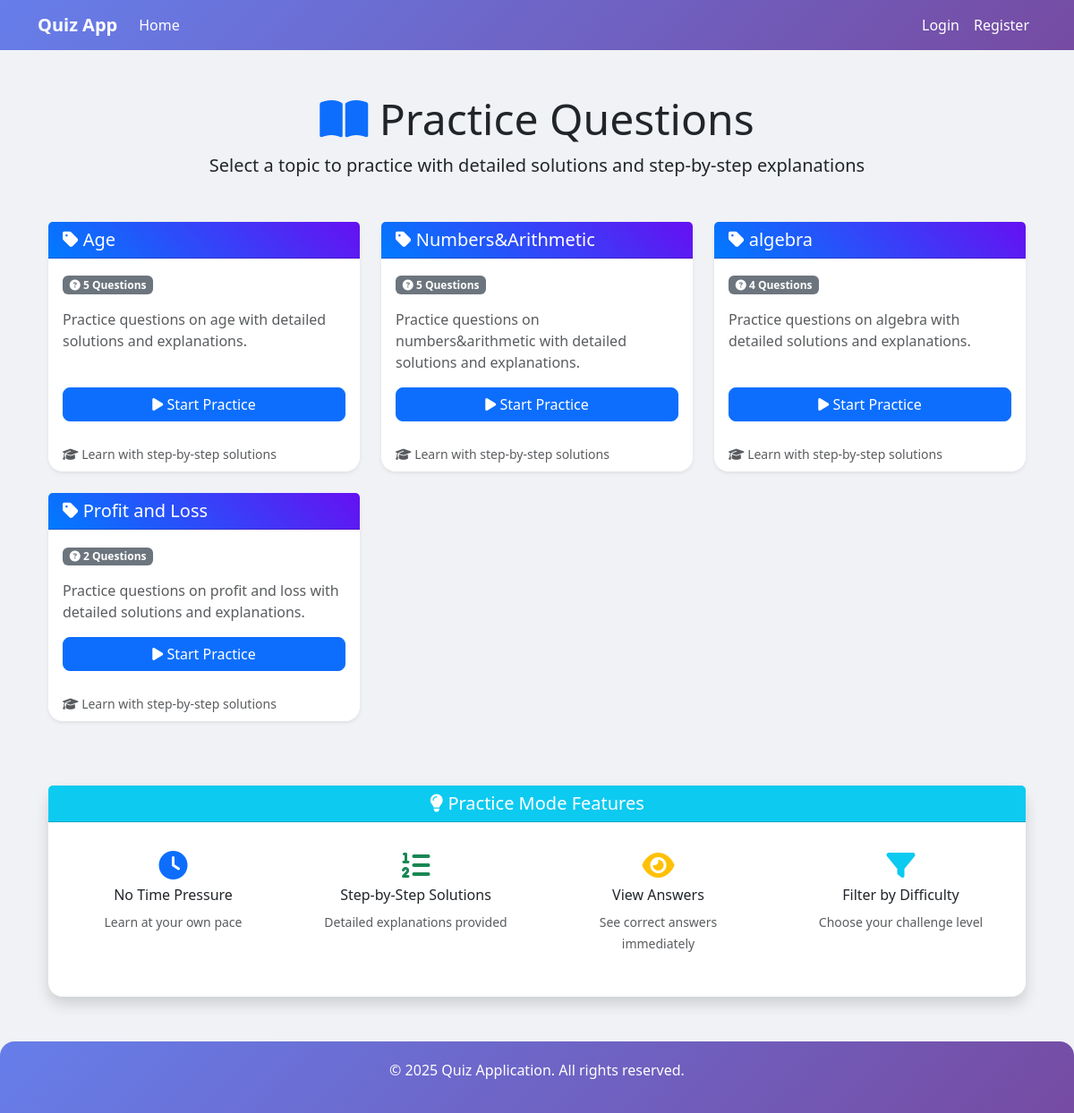
/practice/, run on the app's committed database.
### quiz/models.py (models this page shows, shortened)
class Topic(models.Model):
    name = models.CharField(max_length=100, unique=True)

### quiz/views.py (the view)
# urls.py: path("practice/", views.practice_select_topic, name="practice_select_topic"),
def practice_select_topic(request):
    topics = Topic.objects.annotate(
        question_count=Count('questions')
    ).filter(question_count__gt=0)  # Only show topics with questions
    return render(request, 'practice_select_topic.html', {'topics': topics})

### quiz/context_processors.py (called while the page is built)
def user_role(request):
    if request.user.is_authenticated:
        if request.user.is_superuser or request.user.is_staff:
            return {"user_role": "admin"}
        else:
            return {"user_role": "user"}
    return {"user_role": None}

### templates/practice_select_topic.html (shortened to what this page needs)
{% extends 'base.html' %}
{% block content %}
<div class="container mt-5">
    <div class="row">
        <div class="col-md-12">
            <div class="text-center mb-5">
                <h1 class="display-5"><i class="fas fa-book-open text-primary"></i> Practice Questions</h1>
                <p class="lead">Select a topic to practice with detailed solutions and step-by-step explanations</p>
            </div>
        </div>
    </div>
    <div class="row">
        {% if topics %}
            {% for topic in topics %}
            <div class="col-md-6 col-lg-4 mb-4">
                <div class="card h-100 shadow-sm border-0 practice-topic-card">
                    <div class="card-header bg-gradient text-white" style="background: linear-gradient(45deg, #007bff, #6610f2);">
                        <h5 class="card-title mb-0">
                            <i class="fas fa-tag"></i> {{ topic.name }}
                        </h5>
                    </div>
                    <div class="card-body d-flex flex-column">
                        <div class="mb-3">
                            <span class="badge bg-secondary">
                                <i class="fas fa-question-circle"></i>
                                {{ topic.question_count }} Question{{ topic.question_count|pluralize }}
                            </span>
                        </div>
                        <p class="card-text text-muted">
                            Practice questions on {{ topic.name|lower }} with detailed solutions and explanations.
                        </p>
                        <div class="mt-auto">
                            <a href="{% url 'practice_questions' topic.id %}" class="btn btn-primary w-100">
                                <i class="fas fa-play"></i> Start Practice
                            </a>
                        </div>
                    </div>
                    <div class="card-footer bg-transparent border-0">
                        <small class="text-muted">
                            <i class="fas fa-graduation-cap"></i> Learn with step-by-step solutions
                        </small>
                    </div>
                </div>
            </div>
            {% endfor %}
        {% endif %}
    </div>
    <div class="row mt-5">
        <div class="col-md-12">
            <div class="card shadow border-0">
                <div class="card-header bg-info text-white text-center">
                    <h5 class="mb-0"><i class="fas fa-lightbulb"></i> Practice Mode Features</h5>
                </div>
                <div class="card-body">
                    <div class="row text-center">
                        <div class="col-md-3 mb-3">
                            <div class="p-3">
                                <i class="fas fa-clock fa-2x text-primary mb-2"></i>
                                <h6>No Time Pressure</h6>
                                <small class="text-muted">Learn at your own pace</small>
                            </div>
                        </div>
                        <div class="col-md-3 mb-3">
                            <div class="p-3">
                                <i class="fas fa-list-ol fa-2x text-success mb-2"></i>
                                <h6>Step-by-Step Solutions</h6>
                                <small class="text-muted">Detailed explanations provided</small>
                            </div>
                        </div>
                        <div class="col-md-3 mb-3">
                            <div class="p-3">
                                <i class="fas fa-eye fa-2x text-warning mb-2"></i>
                                <h6>View Answers</h6>
                                <small class="text-muted">See correct answers immediately</small>
                            </div>
                        </div>
                        <div class="col-md-3 mb-3">
                            <div class="p-3">
                                <i class="fas fa-filter fa-2x text-info mb-2"></i>
                                <h6>Filter by Difficulty</h6>
                                <small class="text-muted">Choose your challenge level</small>
                            </div>
                        </div>
                    </div>
                </div>
            </div>
        </div>
    </div>
</div>
{% endblock %}

### templates/base.html (style rules this page uses)
body { background-color: #f0f2f5; font-family: 'Segoe UI', sans-serif; }
.card, .topic-card { border-radius: 16px; box-shadow: 0 4px 12px rgba(0,0,0,0.05); transition: all 0.3s ease; background-color: #fff; }
.btn { border-radius: 8px; transition: all 0.2s ease; }

### templates/practice_select_topic.html (style rules this page uses)
.practice-topic-card { transition: transform 0.2s ease-in-out, box-shadow 0.2s ease-in-out; }
.bg-gradient { background: linear-gradient(45deg, #007bff, #6610f2) !important; }

### data on the page
Topic: name "Age", question_count "5", name "age"
Topic: name "Numbers&Arithmetic", question_count "5", name "numbers&arithmetic"
Topic: name "algebra", question_count "4"
Topic: name "Profit and Loss", question_count "2", name "profit and loss"
